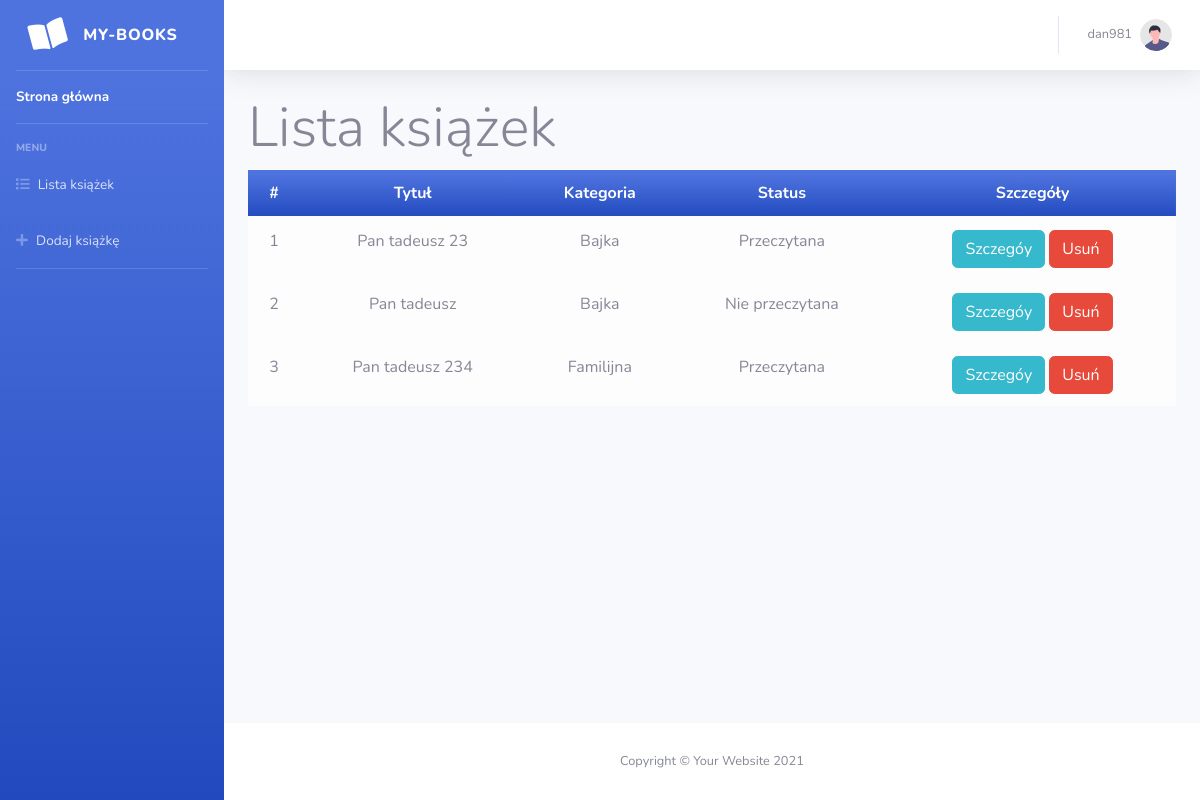
The page /?action=list (signed in) on the database its author committed.
### tables this page shows
CREATE TABLE `book` (
  `id` int(11) NOT NULL,
  `title` varchar(128) NOT NULL,
  `description` text NOT NULL,
  `categories` int(11) NOT NULL,
  `author` varchar(512) NOT NULL,
  `page` int(11) NOT NULL,
  `file_name` varchar(512) NOT NULL,
  `is_read` bit(1) NOT NULL,
  `user_id` int(11) NOT NULL
);

CREATE TABLE `categories` (
  `id` int(11) NOT NULL,
  `name_categories` varchar(128) NOT NULL
);

### src/View.php (called while the page is built, shortened)
<?php
class View
{
    public function renderer(string $namePage, array $params = [])
    {
        require_once('src/templates/mainView.php');
    }
}

### src/Controller/Book/BookController.php (called while the page is built, shortened)
<?php
class BookController extends AbstractController
{
    public function listAction()
    {
        $books = $this->book_model->allbook((int)$_SESSION['id']);
        $this->view->renderer('list', ['books' => $books]);
    }
}

### src/Controller/AbstractController.php (called while the page is built, shortened)
<?php
abstract class AbstractController
{
    private static array $configuration = [];
    protected Request $request;
    public final static function init_configuration($config)
    {
        self::$configuration = $config['db'];
    }
    public function __construct(Request $request)
    {
        $this->request = $request;
        $this->book_model = new BookModel(self::$configuration);
    }
    public function run()
    {
        $action = $this->action() . 'Action';
        $this->$action();
    }
    private function action(): string
    {
        return $this->request->getParam('action', 'list');
    }
}

### index.php (called while the page is built, shortened)
<?php
spl_autoload_register(function ($classname) {
    $classname = str_replace(['\\', 'App/'], ['/', ''], $classname);
    $path = 'src/' . $classname . '.php';
});
$request = new Request($_GET, $_POST, $_SERVER, $_FILES);
$controllerUser = new UserController($request);
$controllerUser->run();

### src/Model/AbstractModel.php (called while the page is built, shortened)
<?php
class AbstractModel
{
    private function create_connection(array $configuration)
    {
        $dsn = "mysql:dbname={$configuration['db_name']};host={$configuration['host']}";
        $this->connection = new PDO($dsn, $configuration['user'], $configuration['password'],   [
            PDO::ATTR_ERRMODE => PDO::ERRMODE_EXCEPTION
        ]);
    }
}

### src/Model/BookModel.php (called while the page is built, shortened)
<?php
class BookModel extends AbstractModel
{
    public function allbook(int $id_user): array
    {
        $querySelect = "SELECT book.id,book.title,c.name_categories,book.is_read,book.user_id FROM book join categories as c on book.categories=c.id  WHERE book.user_id={$id_user}";
        $result = $this->connection->query($querySelect);
        return $result->fetchAll(PDO::FETCH_ASSOC);
    }
}

### src/templates/pages/list.php (the view, shortened to what this page needs)
<div>
    <h4 class="display-4">Lista książek</h4>
</div>
<div>
    <table class=" table table-light">
        <thead class="bg-gradient-primary">
            <tr class="text-white">
                <th class="text-center">#</th>
                <th class="text-center">Tytuł</th>
                <th class="text-center">Kategoria</th>
                <th class="text-center">Status</th>
                <th class="text-center">Szczegóły</th>
            </tr>
        </thead>
        <tbody>
            <?php foreach ($params['books'] ?? [] as $key => $book) : ?>
                <tr>
                    <td class="text-center"><?php echo $key + 1 ?></td>
                    <td class="text-center"><?php echo $book['title'] ?></td>
                    <td class="text-center"><?php echo $book['name_categories'] ?></td>
                    <?php if ($book['is_read'] == true) : ?>
                        <td class="text-center">Przeczytana</td>
                    <?php else : ?>
                        <td class="text-center">Nie przeczytana</td>
                    <?php endif; ?>
                    <td class="text-center">
                        <a href="/?action=show&id=<?php echo $book['id'] ?>"><button class="btn btn-info" type="button">Szczegóy</button></a>
                        <form style="display: inline" action="/?action=delete" method="post">
                            <input type="submit" class="btn btn-danger" value="Usuń">
                        </form>
                    </td>
                </tr>
            <?php endforeach; ?>
        </tbody>
    </table>
</div>

### rows shown on the page
book: title "Pan tadeusz 23", categories.name_categories "Bajka", is_read "Przeczytana"
book: title "Pan tadeusz", categories.name_categories "Bajka", is_read "Nie przeczytana"
book: title "Pan tadeusz 234", categories.name_categories "Familijna", is_read "Przeczytana"

### other values the page prints
$_SESSION['username'] "dan981"
